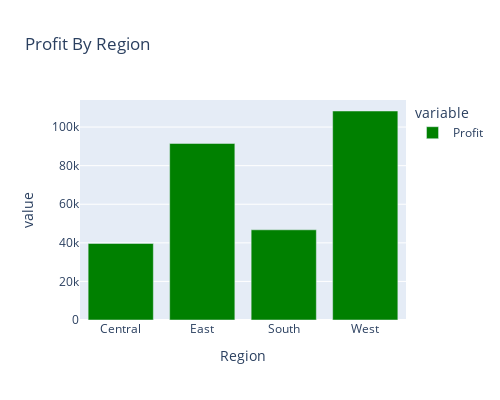

The code cell stored with this chart in its notebook:
### Code cell
fig = px.bar(data.groupby("Region")["Profit"].sum(),title="Profit By Region",color_discrete_sequence=["green"],width=500, height=400)
fig.show()

### Figure 1 — Plotly figure (JSON) as saved in the notebook; plotly's stock layout.template omitted (floating-point values rounded to 4 significant figures)
{"data": [{"alignmentgroup": "True", "hovertemplate": "variable=Profit<br>Region=%{x}<br>value=%{y}<extra></extra>", "legendgroup": "Profit", "marker": {"color": "green", "pattern": {"shape": ""}}, "name": "Profit", "offsetgroup": "Profit", "orientation": "v", "showlegend": true, "textposition": "auto", "type": "bar", "x": ["Central", "East", "South", "West"], "xaxis": "x", "y": [39660.0, 91510.0, 46750.0, 108300.0], "yaxis": "y"}], "layout": {"barmode": "relative", "height": 400, "legend": {"title": {"text": "variable"}, "tracegroupgap": 0}, "title": {"text": "Profit By Region"}, "width": 500, "xaxis": {"anchor": "y", "domain": [0, 1], "title": {"text": "Region"}}, "yaxis": {"anchor": "x", "domain": [0, 1], "title": {"text": "value"}}}}
